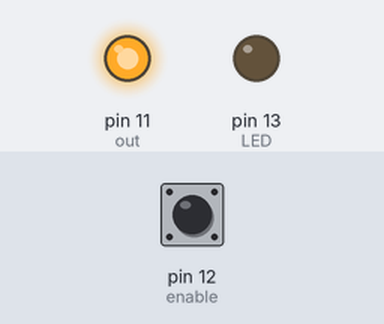
Simulated run of this sketch. Board: Arduino Uno, built with avr-gcc and run on an emulated ATmega328P. On the bench: output pins drawn as LEDs (lit = HIGH). Inputs (shaded band) come from the test bench; at power-on: pin 12 (enable) HIGH.

Above: at 0.1 s.
Timing chart, 0 to 1.6 s (numbered marks = the images above):
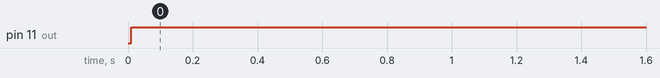

The sketch:

NumCodePuzzle.ino
```cpp
// This is a testing program for the microservo and solenoid latch system

// constants won't change. They're used here to set pin numbers:
// THESE PINS ARE MULTI-INPUT ON A BREAD BOARD
// Because the arduino does not have enough binary pins to use, we need to have several ones and
// zeroes grouped together on a breadboard or circuit board to properly signal high or low.
const int digit_1 = 4;
const int digit_2 = 5;
const int digit_3 = 6;
const int digit_4 = 7;
const int digit_5 = 8;
const int digit_6 = 9;
const int xero_1 = 2;
const int xero_2 = 3;

const int out = 11;
const int LED = 13;

const int enable = 12;

int enabled = 0;

//int read0 = 0;
//int read1 = 0;
//int read2 = 0;
//int read3 = 0;

void setup() {
  // put your setup code here, to run once:
  // initialize the pushbutton pin as an input:
  pinMode(digit_1, INPUT);
  pinMode(digit_2, INPUT);
  pinMode(digit_3, INPUT);
  pinMode(digit_4, INPUT);
  pinMode(digit_5, INPUT);
  pinMode(digit_6, INPUT);

  pinMode(xero_1, INPUT);
  pinMode(xero_2, INPUT);

  pinMode(enable, INPUT); // PIN 12
  pinMode(LED, OUTPUT);
  pinMode(out, OUTPUT); // PIN 11

  digitalWrite(out, LOW);
  enabled = 0;
}

void loop() {
//  read0 = analogRead(A0);
//  read1 = analogRead(A1);
//  read2 = analogRead(A2);
//  read3 = analogRead(A3);
  // put your main code here, to run repeatedly:

  if(digitalRead(enable) == LOW)
  {
    enabled = 1;
  }
  //else
  //{
  //  enabled = 0;
  //}

  delay(10);
  if (enabled && (digitalRead(digit_1) == LOW && digitalRead(digit_2) == LOW && digitalRead(digit_3) == LOW && digitalRead(digit_4) == LOW && digitalRead(digit_5) == LOW && digitalRead(digit_6) == LOW) && (digitalRead(xero_1) == HIGH && digitalRead(xero_2) == HIGH)) {
    digitalWrite(LED, HIGH);
    digitalWrite(out, LOW);

  }
  else {
    digitalWrite(out, HIGH);
    digitalWrite(LED, LOW);
  }
}
```

Measured:
- by itself, pin 11 (out): LOW → HIGH at 0.01 s
